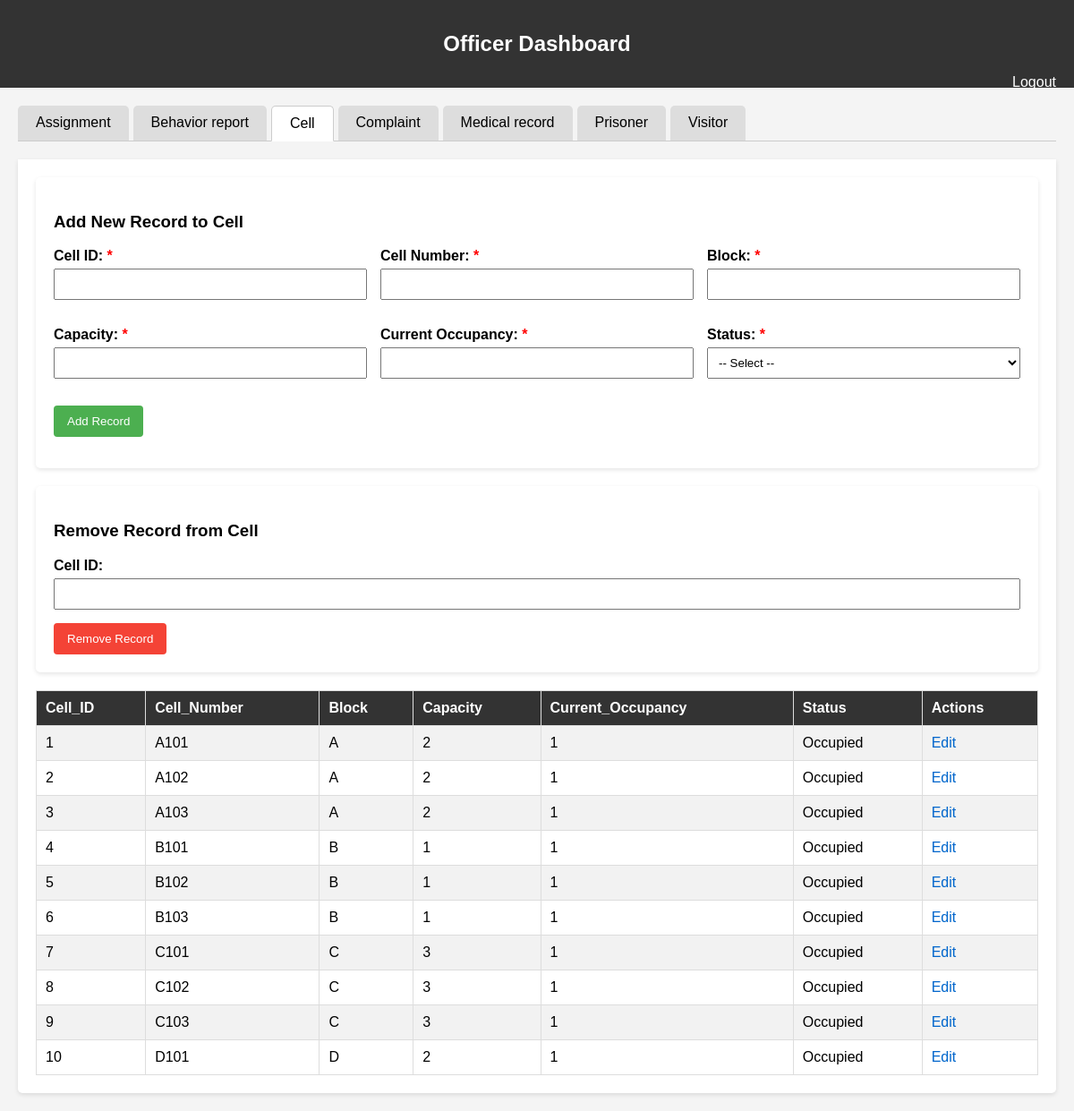
The page /officer.php?table=cell (signed in) on the database its author committed.
### tables this page shows
CREATE TABLE `cell` (
  `Cell_ID` int(11) NOT NULL,
  `Cell_Number` varchar(10) NOT NULL,
  `Block` varchar(10) NOT NULL,
  `Capacity` int(11) NOT NULL,
  `Current_Occupancy` int(11) NOT NULL,
  `Status` enum('Occupied','Vacant','Maintenance') NOT NULL
);

### officer.php (the view, shortened to what this page needs)
<?php
require 'db.php';
$tables = ['assignment', 'behavior_report', 'cell', 'complaint', 'medical_record', 'prisoner', 'visitor'];
$currentTable = $_GET['table'] ?? 'prisoner';
function getPrimaryKey($pdo, $table) {
    $stmt = $pdo->query("SHOW KEYS FROM $table WHERE Key_name = 'PRIMARY'");
    return $stmt->fetch(PDO::FETCH_ASSOC)['Column_name'] ?? 'id';
}
function getTableColumns($pdo, $table) {
    $stmt = $pdo->query("DESCRIBE `$table`");
    return $stmt->fetchAll(PDO::FETCH_ASSOC);
}
$editRecord = null;
?>
<!DOCTYPE html>
<html>
<head>
</head>
<body>
<div class="header">
    <h2>Officer Dashboard</h2>
    <a class="logout" href="logout.php">Logout</a>
</div>
<div class="container">
    <div class="tabs">
        <?php foreach ($tables as $table): ?>
            <div class="tab <?= $currentTable === $table ? 'active' : '' ?>"
                 onclick="window.location.href='officer.php?table=<?= $table ?>'">
                <?= ucfirst(str_replace('_', ' ', $table)) ?>
            </div>
        <?php endforeach; ?>
    </div>
    <div class="tab-content active">
        <div class="form-section">
            <h3><?= isset($editRecord) ? 'Edit' : 'Add New' ?> Record to <?= ucfirst(str_replace('_', ' ', $currentTable)) ?></h3>
            <form method="post" class="add-form">
                <?php
                $primaryKey = getPrimaryKey($pdo, $currentTable);
                $columns = getTableColumns($pdo, $currentTable);
                foreach ($columns as $column):
                    $required = $column['Null'] === 'NO' && $column['Default'] === null &&
                               strpos($column['Extra'], 'auto_increment') === false;
                    $value = isset($editRecord) ? $editRecord[$column['Field']] : '';
                    if ($currentTable === 'prisoner'):
                ?>
                    <div class="form-group">
                        <?php if ($column['Field'] === 'Gender'): ?>
                            <label>Gender: <span style="color:red">*</span></label>
                            <select name="Gender" required>
                                <option value="">-- Select --</option>
                                <option value="Male" <?= $value === 'Male' ? 'selected' : '' ?>>Male</option>
                                <option value="Female" <?= $value === 'Female' ? 'selected' : '' ?>>Female</option>
                            </select>
                        <?php elseif ($column['Field'] === 'Age'): ?>
                            <label>Age: <span style="color:red">*</span></label>
                            <input type="number" name="Age" min="18" max="100" value="<?= $value ?>" required>
                            <span class="unit-label">(years)</span>
                        <?php elseif ($column['Field'] === 'Weight_kg'): ?>
                            <label>Weight: <?= $required ? '<span style="color:red">*</span>' : '' ?></label>
                            <input type="number" step="0.1" name="Weight_kg" min="30" max="300" value="<?= $value ?>" <?= $required ? 'required' : '' ?>>
                            <span class="unit-label">(kg)</span>
                        <?php elseif ($column['Field'] === 'Height_cm'): ?>
                            <label>Height: <?= $required ? '<span style="color:red">*</span>' : '' ?></label>
                            <input type="number" step="0.1" name="Height_cm" min="100" max="250" value="<?= $value ?>" <?= $required ? 'required' : '' ?>>
                            <span class="unit-label">(cm)</span>
                        <?php elseif ($column['Field'] === 'Sentence_Duration'): ?>
                            <label>Sentence Duration: <span style="color:red">*</span></label>
                            <input type="number" step="0.1" name="Sentence_Duration" min="0.1" max="100" value="<?= $value ?>" required>
                            <span class="unit-label">(years)</span>
                        <?php elseif ($column['Field'] === 'Cell_ID'): ?>
                            <label>Cell ID: <span style="color:red">*</span></label>
                            <select name="Cell_ID" required>
                                <option value="">-- Select Cell --</option>
                                <?php
                                $cells = $pdo->query("SELECT Cell_ID FROM cell")->fetchAll(PDO::FETCH_COLUMN);
                                foreach ($cells as $cell_id):
                                ?>
                                    <option value="<?= $cell_id ?>" <?= $value == $cell_id ? 'selected' : '' ?>><?= $cell_id ?></option>
                                <?php endforeach; ?>
                            </select>
                        <?php else: ?>
                            <label><?= ucfirst(str_replace('_', ' ', $column['Field'])) ?>:
                                <?php if ($required): ?><span style="color:red">*</span><?php endif; ?>
                            </label>
                            <?php if (strpos($column['Type'], 'enum') !== false):
                                $options = explode("','", substr($column['Type'], 6, -2)); ?>
                                <select name="<?= $column['Field'] ?>" <?= $required ? 'required' : '' ?>>
                                    <option value="">-- Select --</option>
                                    <?php foreach ($options as $option): ?>
                                        <option value="<?= $option ?>" <?= $value === $option ? 'selected' : '' ?>><?= $option ?></option>
                                    <?php endforeach; ?>
                                </select>
                            <?php elseif (strpos($column['Type'], 'int') !== false): ?>
                                <input type="number" name="<?= $column['Field'] ?>" value="<?= $value ?>" <?= $required ? 'required' : '' ?>>
                            <?php elseif (strpos($column['Type'], 'float') !== false ||
                                         strpos($column['Type'], 'decimal') !== false): ?>
                                <input type="number" step="0.01" name="<?= $column['Field'] ?>" value="<?= $value ?>" <?= $required ? 'required' : '' ?>>
                            <?php elseif (strpos($column['Type'], 'date') !== false): ?>
                                <input type="date" name="<?= $column['Field'] ?>" value="<?= $value ?>" <?= $required ? 'required' : '' ?>>
                            <?php elseif (strpos($column['Type'], 'time') !== false): ?>
                                <input type="time" name="<?= $column['Field'] ?>" value="<?= $value ?>" <?= $required ? 'required' : '' ?>>
                            <?php elseif (strpos($column['Type'], 'text') !== false): ?>
                                <textarea name="<?= $column['Field'] ?>" rows="3" <?= $required ? 'required' : '' ?>><?= $value ?></textarea>
                            <?php else: ?>
                                <input type="text" name="<?= $column['Field'] ?>" value="<?= $value ?>" <?= $required ? 'required' : '' ?>>
                            <?php endif; ?>
                        <?php endif; ?>
                    </div>
                <?php else: ?>
                    <div class="form-group">
                        <label><?= ucfirst(str_replace('_', ' ', $column['Field'])) ?>:
                            <?php if ($required): ?><span style="color:red">*</span><?php endif; ?>
                        </label>
                        <?php if (strpos($column['Type'], 'enum') !== false):
                            $options = explode("','", substr($column['Type'], 6, -2)); ?>
                            <select name="<?= $column['Field'] ?>" <?= $required ? 'required' : '' ?>>
                                <option value="">-- Select --</option>
                            </select>
                        <?php elseif (strpos($column['Type'], 'int') !== false): ?>
                            <input type="number" name="<?= $column['Field'] ?>" value="<?= $value ?>" <?= $required ? 'required' : '' ?>>
                        <?php elseif (strpos($column['Type'], 'float') !== false ||
                                     strpos($column['Type'], 'decimal') !== false): ?>
                            <input type="number" step="0.01" name="<?= $column['Field'] ?>" value="<?= $value ?>" <?= $required ? 'required' : '' ?>>
                        <?php elseif (strpos($column['Type'], 'date') !== false): ?>
                            <input type="date" name="<?= $column['Field'] ?>" value="<?= $value ?>" <?= $required ? 'required' : '' ?>>
                        <?php elseif (strpos($column['Type'], 'time') !== false): ?>
                            <input type="time" name="<?= $column['Field'] ?>" value="<?= $value ?>" <?= $required ? 'required' : '' ?>>
                        <?php elseif (strpos($column['Type'], 'text') !== false): ?>
                            <textarea name="<?= $column['Field'] ?>" rows="3" <?= $required ? 'required' : '' ?>><?= $value ?></textarea>
                        <?php else: ?>
                            <input type="text" name="<?= $column['Field'] ?>" value="<?= $value ?>" <?= $required ? 'required' : '' ?>>
                        <?php endif; ?>
                    </div>
                <?php endif; ?>
                <?php endforeach; ?>
                <div class="form-group" style="grid-column: 1 / -1;">
                    <?php if (isset($editRecord)): ?>
                        <button type="submit" name="edit_record" class="btn btn-info">Update Record</button>
                        <a href="officer.php?table=<?= $currentTable ?>" class="btn">Cancel</a>
                    <?php else: ?>
                        <button type="submit" name="add_record" class="btn">Add Record</button>
                    <?php endif; ?>
                </div>
            </form>
        </div>
        <div class="form-section">
            <h3>Remove Record from <?= ucfirst(str_replace('_', ' ', $currentTable)) ?></h3>
            <form method="post">
                <div class="form-group">
                    <label><?= ucfirst(str_replace('_', ' ', $primaryKey)) ?>:</label>
                    <input type="text" name="record_id" required>
                </div>
                <button type="submit" name="remove_record" class="btn btn-danger">Remove Record</button>
            </form>
        </div>
        <?php
        $stmt = $pdo->query("SELECT * FROM `$currentTable`");
        $rows = $stmt->fetchAll(PDO::FETCH_ASSOC);
        if (!$rows) {
            echo "<p>No data found in $currentTable table.</p>";
        } else {
            $columnsToDisplay = array_keys($rows[0]);
            echo "<table><tr>";
            foreach ($columnsToDisplay as $colName) {
                echo "<th>" . htmlspecialchars($colName) . "</th>";
            }
            echo "<th>Actions</th></tr>";
            foreach ($rows as $row) {
                echo "<tr>";
                foreach ($row as $col => $val) {
                    if (in_array($col, $columnsToDisplay)) {
                        echo "<td>" . htmlspecialchars($val) . "</td>";
                    }
                }
                echo "<td>
                        <a href='officer.php?table=$currentTable&edit=" . $row[getPrimaryKey($pdo, $currentTable)] . "' class='action-link'>Edit</a>
                      </td>";
                echo "</tr>";
            }
            echo "</table>";
        }
        ?>
    </div>
</div>
</body>
</html>

### officer.php (style rules this page uses)
body { font-family: Arial, sans-serif; margin: 0; padding: 0; background: #f4f4f4; }
.header { background: #333; color: white; padding: 15px 20px; text-align: center; }
.logout { color: white; text-decoration: none; float: right; }
.container { padding: 20px; }
.tabs { display: flex; margin-bottom: 20px; border-bottom: 1px solid #ccc; }
.tab { padding: 10px 20px; background: #ddd; margin-right: 5px; cursor: pointer; border-radius: 5px 5px 0 0; }
.tab.active { background: #fff; border: 1px solid #ccc; border-bottom: 1px solid #fff; margin-bottom: -1px; }
.tab-content { display: none; background: white; padding: 20px; border-radius: 0 0 5px 5px; box-shadow: 0 2px 5px rgba(0,0,0,0.1); }
.tab-content.active { display: block; }
table { width: 100%; border-collapse: collapse; margin-top: 20px; }
table, th, td { border: 1px solid #ddd; }
th, td { padding: 10px; text-align: left; }
th { background-color: #333; color: white; }
tr:nth-child(even) { background-color: #f2f2f2; }
.action-link { color: #0066cc; text-decoration: none; margin-right: 10px; }
.form-section { background: white; padding: 20px; margin-bottom: 20px; border-radius: 5px; box-shadow: 0 2px 5px rgba(0,0,0,0.1); }
.form-group { margin-bottom: 15px; }
.form-group label { display: block; margin-bottom: 5px; font-weight: bold; }
.form-group input, .form-group select, .form-group textarea { width: 100%; padding: 8px; box-sizing: border-box; }
.btn { background: #4CAF50; color: white; border: none; padding: 10px 15px; cursor: pointer; border-radius: 4px; }
.btn-danger { background: #f44336; }
.add-form { display: grid; grid-template-columns: repeat(auto-fill, minmax(300px, 1fr)); gap: 15px; }

### rows shown on the page
cell: Cell_ID "1", Cell_Number "A101", Block "A", Capacity "2", Current_Occupancy "1", Status "Occupied"
cell: Cell_ID "2", Cell_Number "A102", Block "A", Capacity "2", Current_Occupancy "1", Status "Occupied"
cell: Cell_ID "3", Cell_Number "A103", Block "A", Capacity "2", Current_Occupancy "1", Status "Occupied"
cell: Cell_ID "4", Cell_Number "B101", Block "B", Capacity "1", Current_Occupancy "1", Status "Occupied"
cell: Cell_ID "5", Cell_Number "B102", Block "B", Capacity "1", Current_Occupancy "1", Status "Occupied"
cell: Cell_ID "6", Cell_Number "B103", Block "B", Capacity "1", Current_Occupancy "1", Status "Occupied"
cell: Cell_ID "7", Cell_Number "C101", Block "C", Capacity "3", Current_Occupancy "1", Status "Occupied"
cell: Cell_ID "8", Cell_Number "C102", Block "C", Capacity "3", Current_Occupancy "1", Status "Occupied"
cell: Cell_ID "9", Cell_Number "C103", Block "C", Capacity "3", Current_Occupancy "1", Status "Occupied"
cell: Cell_ID "10", Cell_Number "D101", Block "D", Capacity "2", Current_Occupancy "1", Status "Occupied"

### other values the page prints
str_replace('_', ' ', $table) "Assignment"
str_replace('_', ' ', $table) "Behavior report"
str_replace('_', ' ', $table) "Cell"
str_replace('_', ' ', $table) "Complaint"
str_replace('_', ' ', $table) "Medical record"
str_replace('_', ' ', $table) "Prisoner"
str_replace('_', ' ', $table) "Visitor"
str_replace('_', ' ', $currentTable) "Cell"
str_replace('_', ' ', $column['Field']) "Cell ID"
str_replace('_', ' ', $column['Field']) "Cell Number"
str_replace('_', ' ', $column['Field']) "Block"
str_replace('_', ' ', $column['Field']) "Capacity"
str_replace('_', ' ', $column['Field']) "Current Occupancy"
str_replace('_', ' ', $column['Field']) "Status"
str_replace('_', ' ', $primaryKey) "Cell ID"
